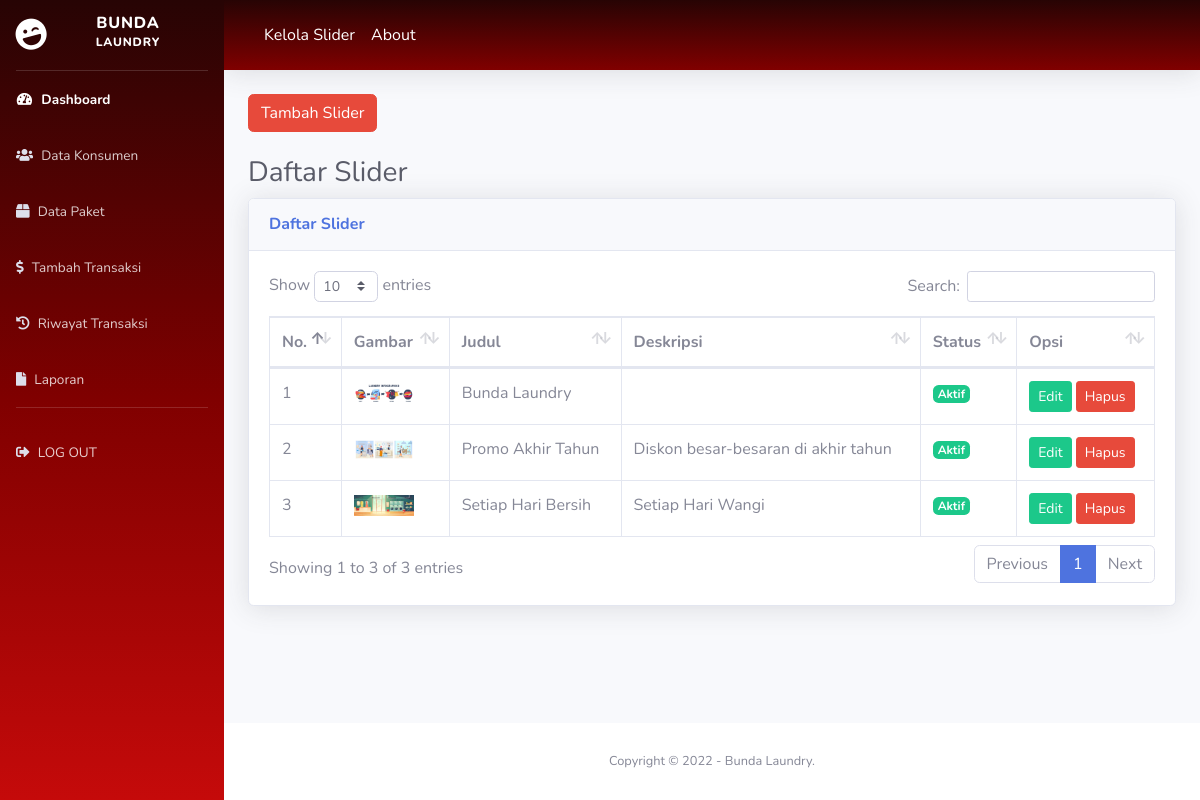
Page /index.php/slider on the committed database.
### tables this page shows
CREATE TABLE `slider` (
  `id_slider` int(11) NOT NULL,
  `judul_slider` varchar(50) NOT NULL,
  `deskripsi_slider` text NOT NULL,
  `status_slider` varchar(20) NOT NULL,
  `gambar_slider` varchar(100) NOT NULL
);

### application/controllers/slider.php (called while the page is built, shortened)
<?php
class Slider Extends CI_Controller {
    public function __construct()
    {
        $this->load->model('m_slider');
    }
    public function index()
    {
        $isi['content'] = 'backend/slider/v_slider';
        $isi['judul'] = 'Daftar Slider';
        $isi['slider'] = $this->m_slider->getSlider();
        $this->load->view('backend/dashboard', $isi);
    }
}

### index.php (called while the page is built, shortened)
<?php
require_once BASEPATH.'core/CodeIgniter.php';

### application/models/m_slider.php (called while the page is built, shortened)
<?php
class M_slider Extends CI_Model {
     public function getSlider()
     {
        return $this->db->get('slider')->result();
     }
}

### application/views/backend/slider/v_slider.php (the view, shortened to what this page needs)
<div class="container-fluid">
    <div class="row">
        <div class="col-md-12">
            <a href="<?= base_url()?>slider/tambah" class="btn btn-danger">Tambah Slider</a> <br><br>
        </div>
    </div>
    <h1 class="h3 mb-2 text-gray-800"><?= $judul;?></h1>
    <div class="card shadow mb-4">
        <div class="card-header py-3">
            <h6 class="m-0 font-weight-bold text-primary"><?= $judul;?></h6>
        </div>
        <div class="card-body">
            <div class="table-responsive">
                <table class="table table-bordered" id="dataTable" width="100%" cellspacing="0">
                <thead>
                    <tr>
                        <th>No.</th>
                        <th>Gambar</th>
                        <th>Judul</th>
                        <th>Deskripsi</th>
                        <th>Status</th>
                        <th>Opsi</th>
                    </tr>
                </thead>
                    <tbody>
                        <?php
                            $no = 1;
                            foreach ($slider as $sld) { ?>
                                <tr>
                                    <td><?= $no++;?></td>
                                    <td>
                                        <a href="<?= base_url()?>assets/images/slider/<?= $sld->gambar_slider;?>" target="blank">
                                            <img src="<?= base_url()?>assets/images/slider/<?= $sld->gambar_slider;?>" alt="" width="60">
                                        </a>
                                    </td>
                                    <td><?= $sld->judul_slider;?></td>
                                    <td><?= $sld->deskripsi_slider;?></td>
                                    <td>
                                        <?php
                                            if ($sld->status_slider == "Aktif") {?>
                                                <span class="badge badge-success">Aktif</span>
                                            <?php }else{?>
                                                <span class="badge badge-danger">Tidak Aktif</span>
                                            <?php }
                                        ?>
                                    </td>
                                    <td>
                                        <a href="<?= base_url()?>slider/edit/<?= $sld->id_slider;?>" class="btn btn-success btn-sm">Edit</a>
                                        <a href="<?= base_url()?>slider/delete/<?= $sld->id_slider;?>" class="btn btn-danger btn-sm" onclick="return confirm('Apakah Anda Yakin Ingin Menghapus ?')">Hapus</a>
                                    </td>
                                </tr>
                           <?php }
                        ?>
                    </tbody>
                </table>
            </div>
        </div>
    </div>
</div>

### rows in the picture
slider: gambar_slider (picture), judul_slider "Bunda Laundry", status_slider "Aktif"
slider: gambar_slider (picture), judul_slider "Promo Akhir Tahun", deskripsi_slider "Diskon besar-besaran di akhir tahun", status_slider "Aktif"
slider: gambar_slider (picture), judul_slider "Setiap Hari Bersih", deskripsi_slider "Setiap Hari Wangi", status_slider "Aktif"

### other values in the picture
$judul "Daftar Slider"
